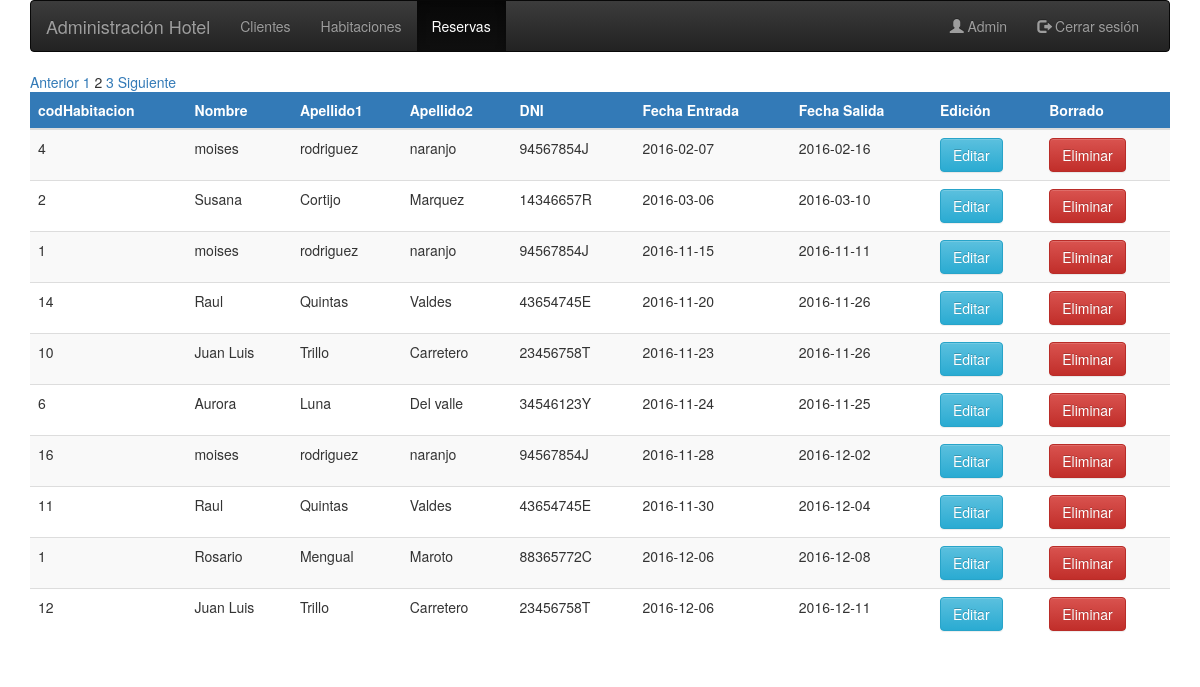
Screenshot of /administracion/reservas.php?pagina=2 (signed in) with the database file from the repository.
### tables this page shows
CREATE TABLE `reserva` (
  `codHabitacion` int(10) NOT NULL,
  `codCliente` int(10) NOT NULL,
  `fechaEntrada` date NOT NULL,
  `fechaSalida` date NOT NULL
);

CREATE TABLE `habitacion` (
  `codHabitacion` int(10) NOT NULL,
  `tipo` varchar(16) NOT NULL,
  `capacidad` int(11) NOT NULL,
  `planta` int(1) NOT NULL,
  `tarifa` double NOT NULL
);

CREATE TABLE `cliente` (
  `codCliente` int(10) NOT NULL,
  `DNI` varchar(9) NOT NULL,
  `nombre` varchar(30) NOT NULL,
  `apellido1` varchar(60) NOT NULL,
  `apellido2` varchar(60) NOT NULL
);

### administracion/reservas.php (the view, shortened to what this page needs)
<!DOCTYPE html>
<html lang="es">
  <head>
      <link href="http://meyerweb.com/eric/tools/css/reset/reset.css" rel="stylesheet">
      <link href="https://maxcdn.bootstrapcdn.com/bootstrap/3.3.7/css/bootstrap.min.css" rel="stylesheet">
      <link href="https://maxcdn.bootstrapcdn.com/bootstrap/3.3.7/css/bootstrap-theme.min.css" rel="stylesheet">
      <link rel="stylesheet" type="text/css" href="../css/style.css">
  </head>
  <body>
    <?php
      if ( $_SESSION['logueadoAdmin'] == true){
      try {
        $conexion = new PDO("mysql:host=localhost;dbname=hotel;charset=utf8", "root");
      } catch (PDOException $e) {
        echo "No se ha podido establecer conexión con el servidor de bases de datos.<br>";
        die ("Error: " . $e->getMessage());
      }
      $consultaTotal = $conexion->query("SELECT * FROM reserva");
      $totalFilas = $consultaTotal->rowCount();
      $TAMANO_PAGINA = 10;
      $pagina = $_GET["pagina"];
      if (!isset($pagina)) {
         $inicio = 0;
         $pagina = 1;
      }
      else {
         $inicio = ($pagina - 1) * $TAMANO_PAGINA;
      }
      $totalPaginas = ceil($totalFilas / $TAMANO_PAGINA);
      $consulta = $conexion->query("SELECT * FROM reserva r "
        . "JOIN habitacion h ON (r.codHabitacion = h.codHabitacion) "
        . "JOIN cliente c ON (c.codCliente = r.codCliente) "
        . "ORDER BY r.fechaEntrada ASC, r.codHabitacion LIMIT " . $inicio . "," . $TAMANO_PAGINA);
    ?>
    <div class="container">
      <nav class="navbar navbar-inverse">
        <div class="container-fluid">
          <div class="navbar-header">
            <a class="navbar-brand" href="index.php">Administración Hotel</a>
          </div>
          <div class="collapse navbar-collapse" id="myNavbar">
            <ul class="nav navbar-nav">
              <li><a href="index.php">Clientes</a></li>
              <li><a href="adminHabitaciones.php">Habitaciones</a></li>
              <li class="active"><a href="reservas.php">Reservas</a></li>
            </ul>
            <ul class="nav navbar-nav navbar-right">
              <li><a href="index.php"><span class="glyphicon glyphicon-user"></span> <?= ucfirst($_SESSION['nombreAdmin'])?></a></li>
              <li><a href="logout.php"><span class="glyphicon glyphicon-log-out"></span> Cerrar sesión</a></li>
            </ul>
          </div>
        </div>
      </nav>
     <div class="centrado">
      <div class="table-responsive">
        <table class="table table-striped table-hover">
            <thead>
              <tr class="bg-primary">
                <th>codHabitacion</th>
                <th>Nombre</th>
                <th>Apellido1</th>
                <th>Apellido2</th>
                <th>DNI</th>
                <th>Fecha Entrada</th>
                <th>Fecha Salida</th>
                <th>Edición</th>
                <th>Borrado</th>
              </tr>
            </thead>
            <tbody>
              <?php
                while ($reserva = $consulta->fetchObject()) {
              ?>
              <tr>
                <td><?= $reserva->codHabitacion ?></td>
                <td><?= $reserva->nombre ?></td>
                <td><?= $reserva->apellido1 ?></td>
                <td><?= $reserva->apellido2 ?></td>
                <td><?= $reserva->DNI ?></td>
                <td><?= $reserva->fechaEntrada ?></td>
                <td><?= $reserva->fechaSalida ?></td>
                <td>
                  <form name="modificarReserva" action="modificarReserva.php" method="POST">
                    <input type="submit" class="btn btn-info" value="Editar" />
                  </form>
                </td>
                <td>
                  <form name="eliminarReserva" action="eliminarReserva.php" method="POST">
                    <input type="submit" class="btn btn-danger" value="Eliminar" />
                  </form>
                </td>
              </tr>
              <?php } ?>
              <tr>
              <?php
              $url = "reservas.php";
              if ($totalPaginas > 1) {
                if ($pagina != 1){
                  echo '<a href="'.$url.'?pagina='.($pagina-1).'">Anterior </a>';
                }
                for ($i=1;$i<=$totalPaginas;$i++) {
                  if ($pagina == $i){
                     echo $pagina;
                  }else{
                    echo '  <a href="'.$url.'?pagina='.$i.'">'.$i.' </a>  ';
                  }
                }
                if ($pagina != $totalPaginas){
                  echo '<a href="'.$url.'?pagina='.($pagina+1).'"> Siguiente</a>';
                }
              }
              ?>
              </tr>
            </tbody>
        </table>
      </div>
      </div>
    </div>
    <?php
      }else{
        header("location:login.php");
      }
    ?>
  </body>
</html>

### css/style.css (style rules this page uses)
body { margin: 0; }
a:link { text-decoration: none; }
a { text-decoration:none; outline:0; }

### rows the page displays
reserva: codHabitacion.codHabitacion "4", codCliente.nombre "moises", codCliente.apellido1 "rodriguez", codCliente.apellido2 "naranjo", codCliente.DNI "94567854J", fechaEntrada "2016-02-07", fechaSalida "2016-02-16"
reserva: codHabitacion.codHabitacion "2", codCliente.nombre "Susana", codCliente.apellido1 "Cortijo", codCliente.apellido2 "Marquez", codCliente.DNI "14346657R", fechaEntrada "2016-03-06", fechaSalida "2016-03-10"
reserva: codHabitacion.codHabitacion "1", codCliente.nombre "moises", codCliente.apellido1 "rodriguez", codCliente.apellido2 "naranjo", codCliente.DNI "94567854J", fechaEntrada "2016-11-15", fechaSalida "2016-11-11"
reserva: codHabitacion.codHabitacion "14", codCliente.nombre "Raul", codCliente.apellido1 "Quintas", codCliente.apellido2 "Valdes", codCliente.DNI "43654745E", fechaEntrada "2016-11-20", fechaSalida "2016-11-26"
reserva: codHabitacion.codHabitacion "10", codCliente.nombre "Juan Luis", codCliente.apellido1 "Trillo", codCliente.apellido2 "Carretero", codCliente.DNI "23456758T", fechaEntrada "2016-11-23", fechaSalida "2016-11-26"
reserva: codHabitacion.codHabitacion "6", codCliente.nombre "Aurora", codCliente.apellido1 "Luna", codCliente.apellido2 "Del valle", codCliente.DNI "34546123Y", fechaEntrada "2016-11-24", fechaSalida "2016-11-25"
reserva: codHabitacion.codHabitacion "16", codCliente.nombre "moises", codCliente.apellido1 "rodriguez", codCliente.apellido2 "naranjo", codCliente.DNI "94567854J", fechaEntrada "2016-11-28", fechaSalida "2016-12-02"
reserva: codHabitacion.codHabitacion "11", codCliente.nombre "Raul", codCliente.apellido1 "Quintas", codCliente.apellido2 "Valdes", codCliente.DNI "43654745E", fechaEntrada "2016-11-30", fechaSalida "2016-12-04"
reserva: codHabitacion.codHabitacion "1", codCliente.nombre "Rosario", codCliente.apellido1 "Mengual", codCliente.apellido2 "Maroto", codCliente.DNI "88365772C", fechaEntrada "2016-12-06", fechaSalida "2016-12-08"
reserva: codHabitacion.codHabitacion "12", codCliente.nombre "Juan Luis", codCliente.apellido1 "Trillo", codCliente.apellido2 "Carretero", codCliente.DNI "23456758T", fechaEntrada "2016-12-06", fechaSalida "2016-12-11"

### other values shown
$_SESSION['nombreAdmin'] "Admin"
